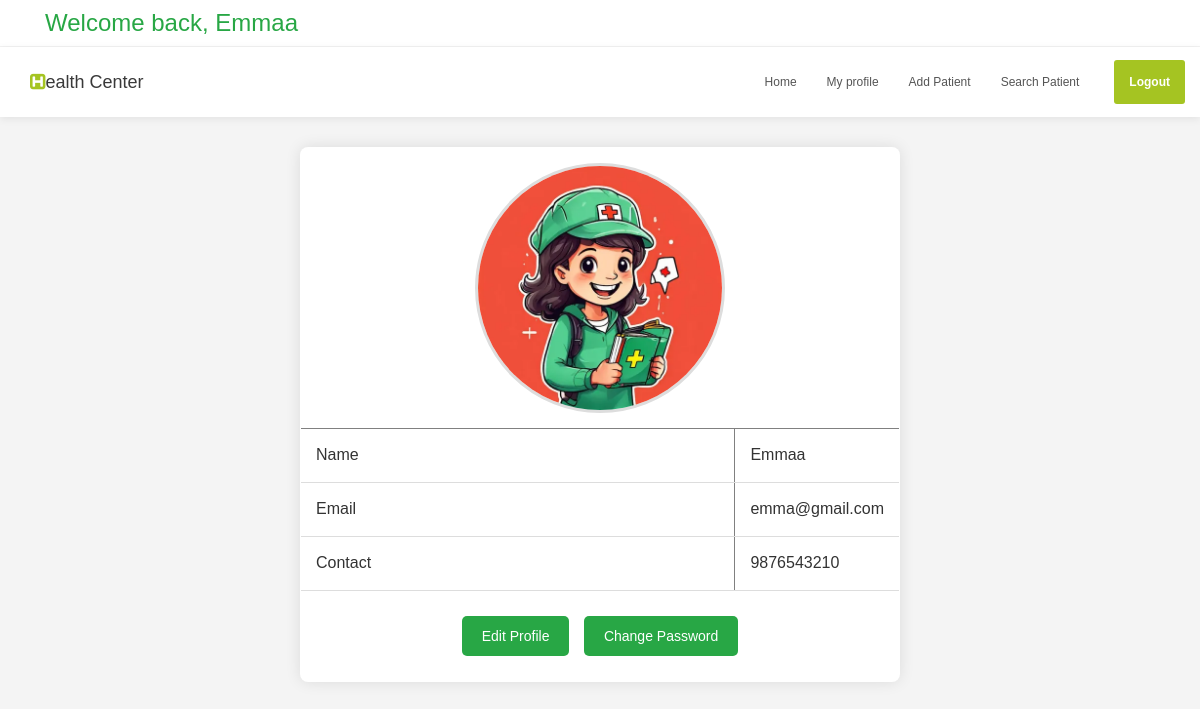
Page /Project/Staff/MyProfile.php (signed in) on the committed database.
### tables this page shows
CREATE TABLE `tbl_staff` (
  `staff_id` int(30) NOT NULL,
  `staff_name` varchar(30) NOT NULL,
  `staff_email` varchar(30) NOT NULL,
  `staff_password` varchar(30) NOT NULL,
  `staff_photo` varchar(300) NOT NULL,
  `staff_contact` varchar(30) NOT NULL
);

### Project/Staff/MyProfile.php (the view, shortened to what this page needs)
<?php
include('../Assets/Connection/Connection.php');
include("Head.php");
?>
<!DOCTYPE html>
<html xmlns="http://www.w3.org/1999/xhtml">
<head>
</head>
<body>
<form action="" method="post">
<?php
$sel = "SELECT * FROM tbl_staff WHERE staff_id = '".$_SESSION["sid"]."'";
$result = $con -> query($sel);
if($data = $result -> fetch_assoc())
{
?>
<table border="1" align="center">
  <tr>
    <td colspan="2" align="center"><img src="../Assets/File/Staff/<?php echo $data["staff_photo"]?>" width="250" height="250"/></td>
  </tr>
  <tr>
    <td>Name</td>
    <td width="93"><?php echo $data["staff_name"]?></td>
  </tr>
  <tr>
    <td>Email</td>
    <td><?php echo $data["staff_email"]?></td>
  </tr>
  <tr>
    <td>Contact</td>
    <td><?php echo $data["staff_contact"]?></td>
  </tr>
  <tr>
    <td colspan="2" align="center">
    	<a href="EditProfile.php" class="a">Edit Profile</a>
    	<a href="ChangePassword.php" class="a">Change Password</a>
    </td>
  </tr>
</table>
<?php } ?>
</form>
</body>
</html>

### Project/Assets/Templates/User/Main/css/tooplate-style.css (style rules this page uses)
body { background: #ffffff; font-family: 'Poppins', sans-serif; overflow-x: hidden; }
html { -webkit-font-smoothing: antialiased; }
a { color: #252525; -webkit-transition: 0.5s; transition: 0.5s; text-decoration: none !important; }

### Project/Staff/MyProfile.php (style rules this page uses)
body { font-family: Arial, sans-serif; background-color: #f4f4f4; margin: 0; padding: 0; }
table { width: 50%; margin: 30px auto; border-collapse: collapse; background-color: #fff; box-shadow: 0px 0px 15px rgba(0, 0, 0, 0.1); border-radius: 8px; overflow: hidden; }
td { padding: 15px; text-align: left; border-bottom: 1px solid #ddd; font-size: 16px; }
td img { border-radius: 50%; border: 3px solid #ddd; }
td[colspan="2"] { text-align: center; border-bottom: none; }
.a { display: inline-block; margin: 10px 5px; padding: 10px 20px; text-decoration: none; color: #fff; background-color: #28a745; border-radius: 5px; font-size: 14px; transition: background-color 0.3s ease, transform 0.1s ease; position: relative; }

### rows in the picture
tbl_staff: staff_photo (picture), staff_name "Emmaa", staff_email "emma@gmail.com", staff_contact "9876543210"

### other values in the picture
$_SESSION["sname"] "Emmaa"
